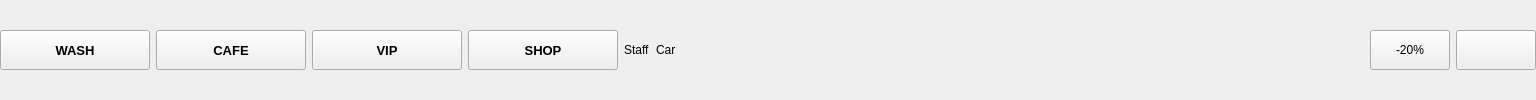
    <widget class="QWidget" name="wbtn" native="true">
     <property name="focusPolicy">
      <enum>Qt::NoFocus</enum>
     </property>
     <layout class="QHBoxLayout" name="horizontalLayout_6">
      <property name="leftMargin">
       <number>0</number>
      </property>
      <property name="topMargin">
       <number>0</number>
      </property>
      <property name="rightMargin">
       <number>0</number>
      </property>
      <property name="bottomMargin">
       <number>0</number>
      </property>
      <item>
       <widget class="QToolButton" name="btnHallWash">
        <property name="minimumSize">
         <size>
          <width>150</width>
          <height>40</height>
         </size>
        </property>
        <property name="maximumSize">
         <size>
          <width>150</width>
          <height>40</height>
         </size>
        </property>
        <property name="font">
         <font>
          <pointsize>10</pointsize>
          <bold>true</bold>
         </font>
        </property>
        <property name="focusPolicy">
         <enum>Qt::NoFocus</enum>
        </property>
        <property name="text">
         <string>WASH</string>
        </property>
       </widget>
      </item>
      <item>
       <widget class="QToolButton" name="btnHallCafe">
        <property name="minimumSize">
         <size>
          <width>150</width>
          <height>40</height>
         </size>
        </property>
        <property name="maximumSize">
         <size>
          <width>150</width>
          <height>40</height>
         </size>
        </property>
        <property name="font">
         <font>
          <pointsize>10</pointsize>
          <bold>true</bold>
         </font>
        </property>
        <property name="focusPolicy">
         <enum>Qt::NoFocus</enum>
        </property>
        <property name="text">
         <string>CAFE</string>
        </property>
       </widget>
      </item>
      <item>
       <widget class="QToolButton" name="btnHallVIP">
        <property name="minimumSize">
         <size>
          <width>150</width>
          <height>40</height>
         </size>
        </property>
        <property name="maximumSize">
         <size>
          <width>150</width>
          <height>40</height>
         </size>
        </property>
        <property name="font">
         <font>
          <pointsize>10</pointsize>
          <bold>true</bold>
         </font>
        </property>
        <property name="focusPolicy">
         <enum>Qt::NoFocus</enum>
        </property>
        <property name="text">
         <string>VIP</string>
        </property>
       </widget>
      </item>
      <item>
       <widget class="QToolButton" name="btnShop">
        <property name="minimumSize">
         <size>
          <width>150</width>
          <height>40</height>
         </size>
        </property>
        <property name="maximumSize">
         <size>
          <width>150</width>
          <height>40</height>
         </size>
        </property>
        <property name="font">
         <font>
          <pointsize>10</pointsize>
          <bold>true</bold>
         </font>
        </property>
        <property name="focusPolicy">
         <enum>Qt::NoFocus</enum>
        </property>
        <property name="text">
         <string>SHOP</string>
        </property>
       </widget>
      </item>
      <item>
       <widget class="QLabel" name="lbStaff">
        <property name="focusPolicy">
         <enum>Qt::NoFocus</enum>
        </property>
        <property name="text">
         <string>Staff</string>
        </property>
       </widget>
      </item>
      <item>
       <widget class="QLabel" name="lbCar">
        <property name="focusPolicy">
         <enum>Qt::NoFocus</enum>
        </property>
        <property name="text">
         <string>Car</string>
        </property>
       </widget>
      </item>
      <item>
       <spacer name="horizontalSpacer_5">
        <property name="focusPolicy">
         <enum>Qt::NoFocus</enum>
        </property>
        <property name="orientation">
         <enum>Qt::Horizontal</enum>
        </property>
        <property name="sizeHint" stdset="0">
         <size>
          <width>688</width>
          <height>20</height>
         </size>
        </property>
       </spacer>
      </item>
      <item>
       <widget class="QPushButton" name="btnExit_2">
        <property name="minimumSize">
         <size>
          <width>80</width>
          <height>40</height>
         </size>
        </property>
        <property name="focusPolicy">
         <enum>Qt::NoFocus</enum>
        </property>
        <property name="text">
         <string>-20%</string>
        </property>
        <property name="icon">
         <iconset resource="res.qrc">
          <normaloff>:/images/discount.png</normaloff>:/images/discount.png</iconset>
        </property>
        <property name="iconSize">
         <size>
          <width>32</width>
          <height>32</height>
         </size>
        </property>
       </widget>
      </item>
      <item>
       <widget class="QPushButton" name="btnExit">
        <property name="minimumSize">
         <size>
          <width>80</width>
          <height>40</height>
         </size>
        </property>
        <property name="focusPolicy">
         <enum>Qt::NoFocus</enum>
        </property>
        <property name="text">
         <string/>
        </property>
        <property name="iconSize">
         <size>
          <width>32</width>
          <height>32</height>
         </size>
        </property>
       </widget>
      </item>
     </layout>
    </widget>
